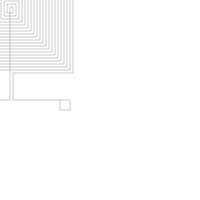

The script that drew this image:
import drawsvg as draw
from numpy import array

class CoilMaker:

    def GenerateCoil(name):
        d = draw.Drawing(200, 200, origin='center', display = False)
        p = draw.Path(stroke_width = 0.202, stroke = 'black', fill_opacity = "0")
        coil_circuit = CoilMaker()
        coil_circuit.makeCoil(p)
        d.append(p)
        d.save_svg(name + ".svg")

    def makeCoil(self, path):
        '''
        scale limit : 9cm * 9cm (360 * 360)
        '''
        path.M(-110, 0)
        path.L(-110, 10)
        path.L(-120, 10)
        path.L(-120, 0)
        path.L(-90, 0)
        self.stitchCoil(path, 20, [-90, -90], [6, 6], [3, 3], 2)
        path.L(-87, 0)
        path.L(-30, 0)
        path.L(-30, 10)
        path.L(-40, 10)
        path.L(-40, 0)


    def stitchCoil(self, path, n_turns, centers, din, spacing, direction):
        '''
        direction: 1 for left, 2 for up, 3 for right, 4 for down
        '''
        next_top_left_corner = array([centers[0] - din[0]/2, centers[1] - din[1]/2])
        next_bot_right_corner = array([centers[0] + din[0]/2, centers[1] + din[1]/2])
        path.L(centers[0], centers[1])

        if direction == 1:
            path.L(next_top_left_corner[0], centers[1])
            for turn in range(0, n_turns + 1):
                path.L(next_top_left_corner[0], next_top_left_corner[1])
                path.L(next_bot_right_corner[0], next_top_left_corner[1])
                if turn == n_turns:
                    path.L(next_bot_right_corner[0], centers[1] - spacing[1])
                else:
                    path.L(next_bot_right_corner[0], next_bot_right_corner[1])
                    path.L(next_top_left_corner[0] - spacing[0], next_bot_right_corner[1])
                next_top_left_corner -= spacing
                next_bot_right_corner += spacing
        elif direction == 2:
            path.L(centers[0], next_top_left_corner[1])
            for turn in range(0, n_turns + 1):
                path.L(next_bot_right_corner[0], next_top_left_corner[1])
                path.L(next_bot_right_corner[0], next_bot_right_corner[1])
                if turn == n_turns:
                    path.L(centers[0] + spacing[0], next_bot_right_corner[1])
                else:
                    path.L(next_top_left_corner[0], next_bot_right_corner[1])
                    path.L(next_top_left_corner[0], next_top_left_corner[1] - spacing[1])
                next_top_left_corner -= spacing
                next_bot_right_corner += spacing
        elif direction == 3:
            path.L(next_bot_right_corner[0], centers[1])
            for turn in range(0, n_turns + 1):
                path.L(next_bot_right_corner[0], next_bot_right_corner[1])
                path.L(next_top_left_corner[0], next_bot_right_corner[1])
                if turn == n_turns:
                    path.L(next_top_left_corner[0], centers[1] + spacing[1])
                else:
                    path.L(next_top_left_corner[0], next_top_left_corner[1])
                    path.L(next_bot_right_corner[0] + spacing[0], next_top_left_corner[1])
                next_top_left_corner -= spacing
                next_bot_right_corner += spacing
        else:
            path.L(centers[0], next_bot_right_corner[1])
            for turn in range(0, n_turns + 1):
                path.L(next_top_left_corner[0], next_bot_right_corner[1])
                path.L(next_top_left_corner[0], next_top_left_corner[1])
                if turn == n_turns:
                    path.L(centers[0] - spacing[0], next_top_left_corner[1])
                else:
                    path.L(next_bot_right_corner[0], next_top_left_corner[1])
                    path.L(next_bot_right_corner[0], next_bot_right_corner[1] + spacing[1])
                next_top_left_corner -= spacing
                next_bot_right_corner += spacing

if __name__=="__main__":
    CoilMaker.GenerateCoil("coil_dis3_20")
